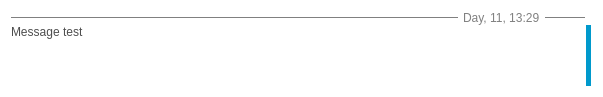
<?xml version="1.0" encoding="UTF-8"?>
<ui version="4.0">
 <class>Form</class>
 <widget class="QWidget" name="Form">
  <property name="geometry">
   <rect>
    <x>0</x>
    <y>0</y>
    <width>603</width>
    <height>97</height>
   </rect>
  </property>
  <property name="sizePolicy">
   <sizepolicy hsizetype="Preferred" vsizetype="Maximum">
    <horstretch>0</horstretch>
    <verstretch>0</verstretch>
   </sizepolicy>
  </property>
  <property name="windowTitle">
   <string>Form</string>
  </property>
  <property name="styleSheet">
   <string notr="true">*
{
	background-color: white;
}</string>
  </property>
  <layout class="QGridLayout" name="gridLayout" rowstretch="0,0,0,1" columnstretch="1,0">
   <property name="spacing">
    <number>0</number>
   </property>
   <item row="0" column="0">
    <layout class="QHBoxLayout" name="horizontalLayout_2">
     <item>
      <widget class="Line" name="messageSentTopLeftBorder">
       <property name="styleSheet">
        <string notr="true">#messageSentTopLeftBorder
{
	color: #808080;
}</string>
       </property>
       <property name="frameShadow">
        <enum>QFrame::Plain</enum>
       </property>
       <property name="orientation">
        <enum>Qt::Horizontal</enum>
       </property>
      </widget>
     </item>
     <item>
      <widget class="QLabel" name="messageSentDate">
       <property name="sizePolicy">
        <sizepolicy hsizetype="Maximum" vsizetype="Preferred">
         <horstretch>0</horstretch>
         <verstretch>0</verstretch>
        </sizepolicy>
       </property>
       <property name="styleSheet">
        <string notr="true">#messageSentDate
{
	color: #808080;
	margin-right: 2px;
	margin-left: 2px;
}</string>
       </property>
       <property name="text">
        <string>Day, 11, 13:29</string>
       </property>
       <property name="textFormat">
        <enum>Qt::PlainText</enum>
       </property>
      </widget>
     </item>
     <item>
      <widget class="Line" name="messageSentTopRightBorder">
       <property name="sizePolicy">
        <sizepolicy hsizetype="Fixed" vsizetype="Fixed">
         <horstretch>0</horstretch>
         <verstretch>0</verstretch>
        </sizepolicy>
       </property>
       <property name="minimumSize">
        <size>
         <width>40</width>
         <height>0</height>
        </size>
       </property>
       <property name="styleSheet">
        <string notr="true">#messageSentTopRightBorder
{
	color: #808080;
}</string>
       </property>
       <property name="frameShadow">
        <enum>QFrame::Plain</enum>
       </property>
       <property name="orientation">
        <enum>Qt::Horizontal</enum>
       </property>
      </widget>
     </item>
    </layout>
   </item>
   <item row="2" column="1" rowspan="2">
    <layout class="QHBoxLayout" name="horizontalLayout">
     <item>
      <widget class="Line" name="messageSentRightBorder">
       <property name="sizePolicy">
        <sizepolicy hsizetype="Fixed" vsizetype="Minimum">
         <horstretch>0</horstretch>
         <verstretch>0</verstretch>
        </sizepolicy>
       </property>
       <property name="minimumSize">
        <size>
         <width>5</width>
         <height>0</height>
        </size>
       </property>
       <property name="styleSheet">
        <string notr="true">#messageSentRightBorder
{
	color: #09c;
	background-color: #09c
}</string>
       </property>
       <property name="frameShadow">
        <enum>QFrame::Plain</enum>
       </property>
       <property name="lineWidth">
        <number>10</number>
       </property>
       <property name="midLineWidth">
        <number>0</number>
       </property>
       <property name="orientation">
        <enum>Qt::Vertical</enum>
       </property>
      </widget>
     </item>
    </layout>
   </item>
   <item row="0" column="1" rowspan="2">
    <widget class="QLabel" name="label">
     <property name="sizePolicy">
      <sizepolicy hsizetype="Maximum" vsizetype="Maximum">
       <horstretch>0</horstretch>
       <verstretch>0</verstretch>
      </sizepolicy>
     </property>
     <property name="text">
      <string/>
     </property>
     <property name="pixmap">
      <pixmap resource="mainWindow.qrc">:/conversationMessage/right_arrow.png</pixmap>
     </property>
    </widget>
   </item>
   <item row="1" column="0" rowspan="3">
    <layout class="QHBoxLayout" name="horizontalLayout_3" stretch="1,0">
     <item>
      <widget class="QLabel" name="messageSent">
       <property name="sizePolicy">
        <sizepolicy hsizetype="Preferred" vsizetype="Preferred">
         <horstretch>0</horstretch>
         <verstretch>0</verstretch>
        </sizepolicy>
       </property>
       <property name="styleSheet">
        <string notr="true">#messageSent
{
	color: #4d4d4d;
}</string>
       </property>
       <property name="text">
        <string>Message test</string>
       </property>
       <property name="textFormat">
        <enum>Qt::PlainText</enum>
       </property>
       <property name="alignment">
        <set>Qt::AlignLeading|Qt::AlignLeft|Qt::AlignTop</set>
       </property>
       <property name="wordWrap">
        <bool>true</bool>
       </property>
      </widget>
     </item>
     <item>
      <widget class="QLabel" name="messageSentStatut">
       <property name="sizePolicy">
        <sizepolicy hsizetype="Maximum" vsizetype="Preferred">
         <horstretch>0</horstretch>
         <verstretch>0</verstretch>
        </sizepolicy>
       </property>
       <property name="text">
        <string/>
       </property>
       <property name="pixmap">
        <pixmap resource="mainWindow.qrc">:/Statut/statut_sending.png</pixmap>
       </property>
       <property name="alignment">
        <set>Qt::AlignBottom|Qt::AlignLeading|Qt::AlignLeft</set>
       </property>
      </widget>
     </item>
    </layout>
   </item>
  </layout>
 </widget>
 <resources>
  <include location="mainWindow.qrc"/>
 </resources>
 <connections/>
</ui>
